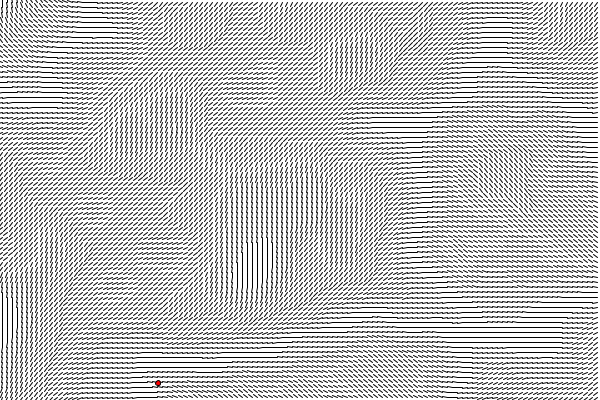
Frame 1 (no input)
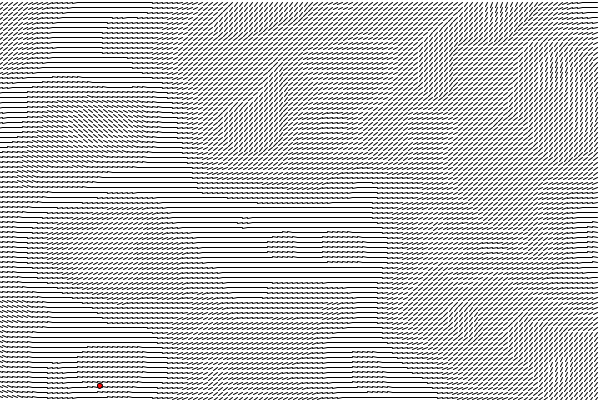
Frame 60 (the mouse pressed at the canvas centre just before this capture)
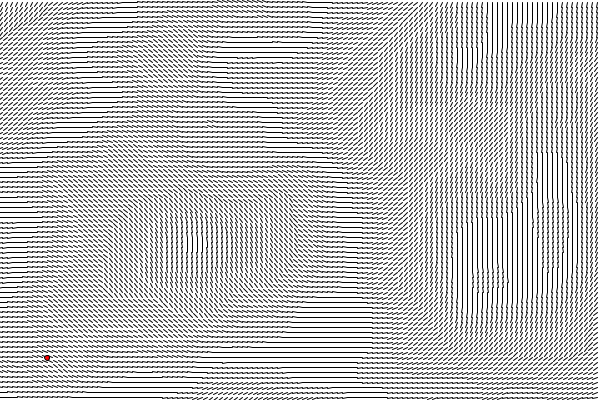
Frame 120 (the mouse held since frame 60 and released just before this capture)

The Processing sketch that drew these frames (run headless with seeded random() and noise(); from frame 60 on, the mouse is pressed at the canvas centre):

// Processing sketch: PerlinNoiseVectorField
// ── PerlinNoiseVectorField.pde
 //<>// //<>//
PVector[][] vectorField;
int fieldWidth = 120;
int fieldHeight = 80;
float vectorLen = 5;

PVector ballPos;
PVector ballVel;

float zOff = 0;
float increment = 0.02;

void setup() {
  size(600, 400);

  int seed = int(random(0, MAX_INT));
  println("Seed: ", seed);
  noiseSeed(seed);

  initVectorField();
  ballPos = new PVector(random(0, width), random(0, height));
  ballVel = new PVector(1, 0);

  stroke(0);
  strokeWeight(1);
}  

void draw() {
  background(255);
  translate(vectorLen / 2, vectorLen / 2);

  drawVectorField();
  drawBall();
  updateVectorField();
  updateBall();
  
  println(frameRate);
}


void initVectorField() {

  vectorField = new PVector[fieldHeight][fieldWidth];

  float xOff = 0;
  for (int y = 0; y < vectorField.length; y++) {
    xOff += increment;
    float yOff = 0;
    for (int x = 0; x < vectorField[y].length; x++) {
      yOff += increment;
      vectorField[y][x] = new PVector(1, 0).setHeading(noise(xOff, yOff, zOff) * TWO_PI);
    }
  }
}

void updateVectorField() {

  float xOff = 0;
  for (int y = 0; y < vectorField.length; y++) {
    xOff += increment;
    float yOff = 0;
    for (int x = 0; x < vectorField[y].length; x++) {
      yOff += increment;
      vectorField[y][x].setHeading(noise(xOff, yOff, zOff) * TWO_PI);
    }
  }

  zOff += 0.01;
}

void drawVectorField() {
  for (int y = 0; y < vectorField.length; y++) {
    for (int x = 0; x < vectorField[y].length; x++) {
      pushMatrix();

      float translateX = x * (width / fieldWidth);
      float translateY = y * (height / fieldHeight);

      translate(translateX, translateY);

      float toX = cos(vectorField[y][x].heading()) * vectorLen;
      float toY = sin(vectorField[y][x].heading()) * vectorLen;
      
      line(0, 0, toX, toY);
      popMatrix();
    }
  }
}

void updateBall() {
  moveBall();
}

void moveBall() {
  int xIndex = int(ballPos.x / (width / fieldWidth));
  int yIndex = int(ballPos.y / (height / fieldHeight));

  ballVel.setHeading(vectorField[yIndex][xIndex].heading());
  ballPos.add(ballVel);
  checkBallPos();
}

void checkBallPos() {
  if (ballPos.x < 0 || ballPos.x > width || ballPos.y < 0 || ballPos.y > height) {
    ballPos.set(random(0, width), random(0, height));
    moveBall();
  }
}

void drawBall() {
  fill(255, 0, 0);
  circle(ballPos.x, ballPos.y, 5);
}
